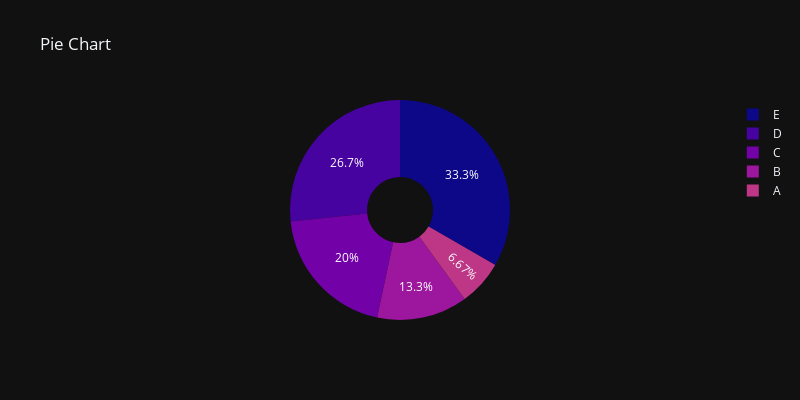

Notebook code cell kept with this figure:
### Code cell
labels = ['A','B','C','D','E']
counts = [10, 20, 30, 40, 50]
px.pie(names=labels, values=counts, title='Pie Chart', labels={'names':'Categories','Values':'Counts'}, width=800,height=400, template='plotly_dark',color_discrete_sequence= px.colors.sequential.Plasma,hole=0.3)

### Figure 1 — Plotly figure (JSON) as saved in the notebook; plotly's stock layout.template omitted (floating-point values rounded to 4 significant figures)
{"data": [{"domain": {"x": [0, 1], "y": [0, 1]}, "hole": 0.3, "hovertemplate": "Categories=%{label}<br>value=%{value}<extra></extra>", "labels": ["A", "B", "C", "D", "E"], "legendgroup": "", "name": "", "showlegend": true, "type": "pie", "values": [10, 20, 30, 40, 50]}], "layout": {"height": 400, "legend": {"tracegroupgap": 0}, "piecolorway": ["#0d0887", "#46039f", "#7201a8", "#9c179e", "#bd3786", "#d8576b", "#ed7953", "#fb9f3a", "#fdca26", "#f0f921"], "title": {"text": "Pie Chart"}, "width": 800}}
